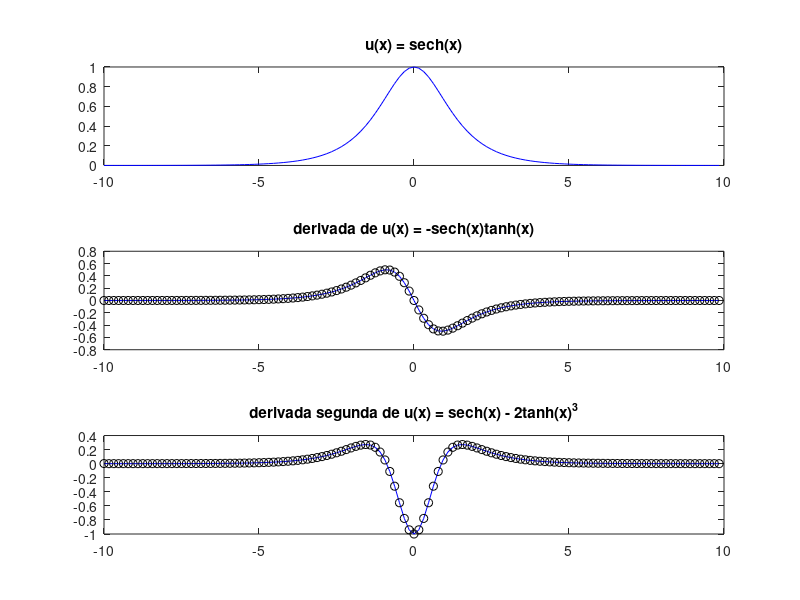

Source code (MATLAB):
% Aplicação 3: Aproximacao de derivadas
clear all; close all; clc;

L = 20; % alterando L para 1 é possivel perceber o fenômeno de Gibbs
n = 128;

x2 = linspace(-L/2,L/2,n+1); x = x2(1:n);

omega = (2*pi/L)*[0:n/2-1 -n/2:-1];

u = sech(x);
ud = -sech(x).*tanh(x);
u2d = sech(x) - 2*sech(x).^3;


ut = fft(u);
uds = real(ifft(  (1i*omega).*ut  ));
u2ds = real(ifft(  (1i*omega).^2.*ut  ));

subplot(3,1,1)
plot(x,u,'b')
title('u(x) = sech(x)')
subplot(3,1,2)
plot(x,ud,'b',x,uds,'ko')
title('derivada de u(x) = -sech(x)tanh(x)')
subplot(3,1,3)
plot(x,u2d,'b',x,u2ds,'ko')
title('derivada segunda de u(x) = sech(x) - 2tanh(x)^3')